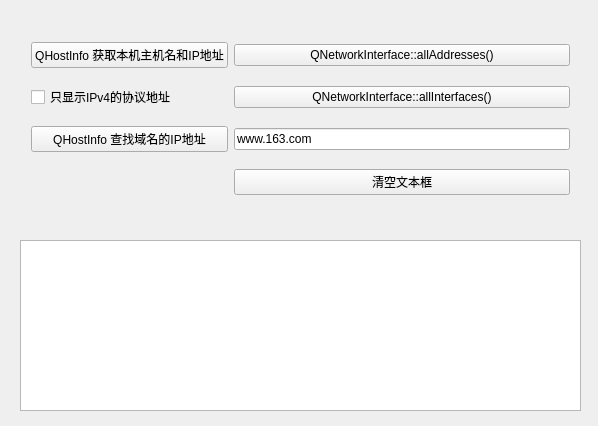
<?xml version="1.0" encoding="UTF-8"?>
<ui version="4.0">
 <class>Dialog</class>
 <widget class="QDialog" name="Dialog">
  <property name="geometry">
   <rect>
    <x>0</x>
    <y>0</y>
    <width>598</width>
    <height>426</height>
   </rect>
  </property>
  <property name="windowTitle">
   <string>Dialog</string>
  </property>
  <widget class="QWidget" name="gridLayoutWidget">
   <property name="geometry">
    <rect>
     <x>20</x>
     <y>20</y>
     <width>561</width>
     <height>201</height>
    </rect>
   </property>
   <layout class="QGridLayout" name="gridLayout">
    <item row="1" column="0">
     <widget class="QCheckBox" name="chkOnlyIP4">
      <property name="text">
       <string>只显示IPv4的协议地址</string>
      </property>
     </widget>
    </item>
    <item row="2" column="0">
     <widget class="QPushButton" name="btnLookup">
      <property name="text">
       <string>QHostInfo 查找域名的IP地址</string>
      </property>
      <property name="autoDefault">
       <bool>false</bool>
      </property>
     </widget>
    </item>
    <item row="0" column="0">
     <widget class="QPushButton" name="btnGetHostInfo">
      <property name="text">
       <string>QHostInfo 获取本机主机名和IP地址</string>
      </property>
      <property name="autoDefault">
       <bool>false</bool>
      </property>
     </widget>
    </item>
    <item row="1" column="1">
     <widget class="QPushButton" name="btnALLInterface">
      <property name="text">
       <string>QNetworkInterface::allInterfaces()</string>
      </property>
      <property name="autoDefault">
       <bool>false</bool>
      </property>
     </widget>
    </item>
    <item row="0" column="1">
     <widget class="QPushButton" name="btnDetail">
      <property name="text">
       <string>QNetworkInterface::allAddresses()</string>
      </property>
      <property name="autoDefault">
       <bool>false</bool>
      </property>
     </widget>
    </item>
    <item row="2" column="1">
     <widget class="QLineEdit" name="editHost">
      <property name="text">
       <string>www.163.com</string>
      </property>
     </widget>
    </item>
    <item row="3" column="1">
     <widget class="QPushButton" name="btnClear">
      <property name="text">
       <string>清空文本框</string>
      </property>
      <property name="autoDefault">
       <bool>false</bool>
      </property>
     </widget>
    </item>
   </layout>
  </widget>
  <widget class="QPlainTextEdit" name="plainTextEdit">
   <property name="geometry">
    <rect>
     <x>20</x>
     <y>240</y>
     <width>561</width>
     <height>171</height>
    </rect>
   </property>
  </widget>
 </widget>
 <layoutdefault spacing="6" margin="11"/>
 <resources/>
 <connections/>
</ui>
